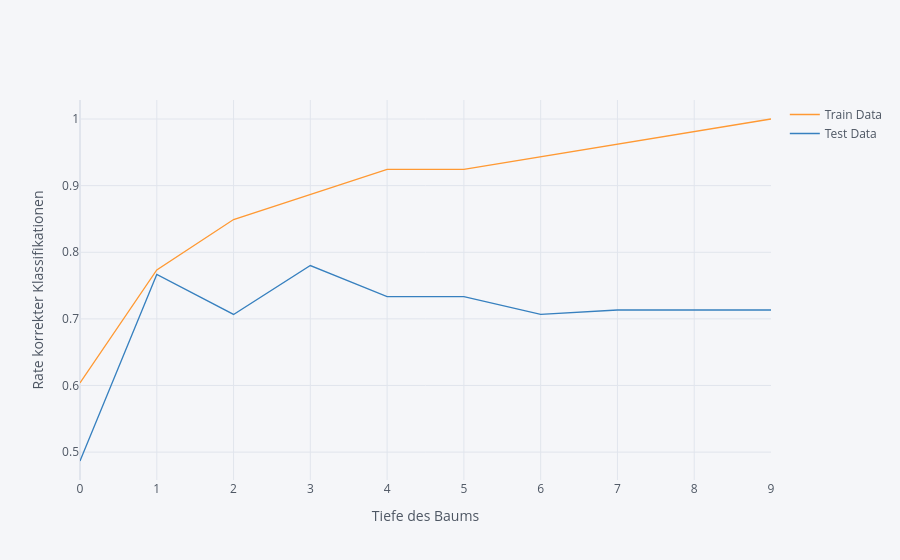

This figure's notebook cell:
### Code cell
tree_jim.evaluation_depth(df_jim, df_jim_test).iplot(xTitle='Tiefe des Baums', yTitle='Rate korrekter Klassifikationen')

### Figure 1 — Plotly figure (JSON) as saved in the notebook; plotly's stock layout.template omitted (floating-point values rounded to 4 significant figures)
{"data": [{"line": {"color": "rgba(255, 153, 51, 1.0)", "dash": "solid", "shape": "linear", "width": 1.3}, "mode": "lines", "name": "Train Data", "text": "", "type": "scatter", "x": [0, 1, 2, 3, 4, 5, 6, 7, 8, 9], "y": [0.6038, 0.7736, 0.8491, 0.8868, 0.9245, 0.9245, 0.9434, 0.9623, 0.9811, 1]}, {"line": {"color": "rgba(55, 128, 191, 1.0)", "dash": "solid", "shape": "linear", "width": 1.3}, "mode": "lines", "name": "Test Data", "text": "", "type": "scatter", "x": [0, 1, 2, 3, 4, 5, 6, 7, 8, 9], "y": [0.4867, 0.7667, 0.7067, 0.78, 0.7333, 0.7333, 0.7067, 0.7133, 0.7133, 0.7133]}], "layout": {"autosize": true, "legend": {"bgcolor": "#F5F6F9", "font": {"color": "#4D5663"}}, "paper_bgcolor": "#F5F6F9", "plot_bgcolor": "#F5F6F9", "title": {"font": {"color": "#4D5663"}}, "xaxis": {"autorange": true, "gridcolor": "#E1E5ED", "range": [0, 9], "showgrid": true, "tickfont": {"color": "#4D5663"}, "title": {"font": {"color": "#4D5663"}, "text": "Tiefe des Baums"}, "type": "linear", "zerolinecolor": "#E1E5ED"}, "yaxis": {"autorange": true, "gridcolor": "#E1E5ED", "range": [0.4581, 1.029], "showgrid": true, "tickfont": {"color": "#4D5663"}, "title": {"font": {"color": "#4D5663"}, "text": "Rate korrekter Klassifikationen"}, "type": "linear", "zerolinecolor": "#E1E5ED"}}}
